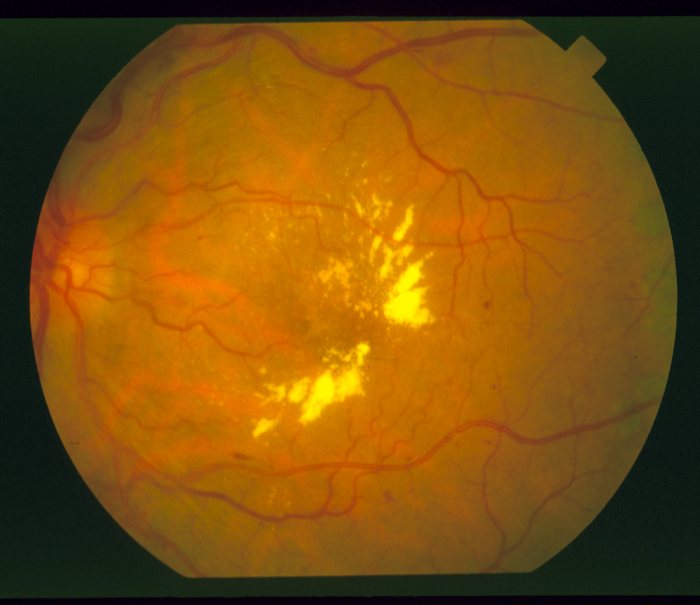
#> input picture stare-images/im0001.ppm, 700 x 605 px
$ jupyter execute eye_vessels.ipynb   (shell and % lines are left out)
#> lines starting #> are read from the running program, lines starting #| are printed output that depends on the picture
[cell 1]
import cv2
import numpy as np
import matplotlib.pyplot as plt

def preprocess_image(filename):
    img = read_image(filename)
    img = adaptive_histogram_normalization(img)
    img = sharpen_image(img)
    img = adjust_gamma(img)
    return img


def read_image(filename):
#> called with filename = 'stare-images/im0001.ppm'
    img = cv2.imread(filename)
#> img is the input picture: shape (605, 700, 3); mean B, G, R 12.4, 80.5, 125.7
    gray = cv2.cvtColor(img, cv2.COLOR_BGR2GRAY)
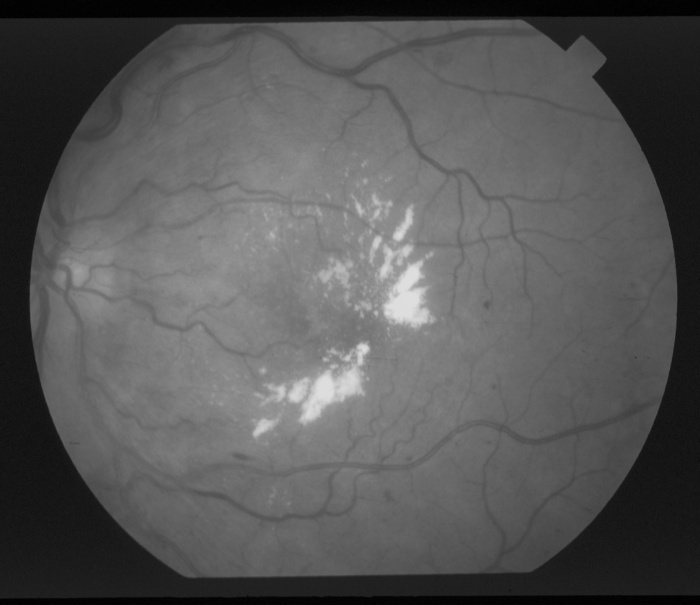
#> gray: shape (605, 700); min 0, max 222, mean 86.3
    return gray

def adaptive_histogram_normalization(image):
    clahe = cv2.createCLAHE(clipLimit=2.0, tileGridSize=(8,8))
    cl = clahe.apply(image)
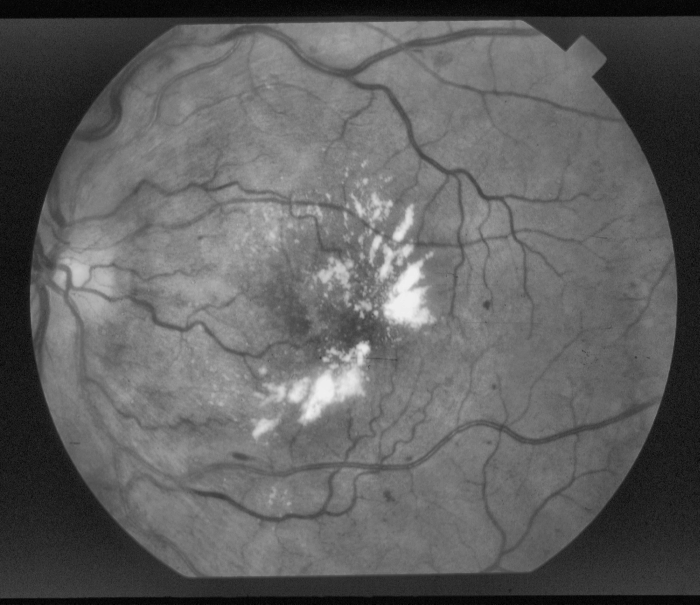
#> cl: shape (605, 700); min 1, max 240, mean 96.2
    return cl

def sharpen_image(image):
    kernel_sharpening = np.array([[-1,-1,-1],
                              [-1, 9,-1],
                              [-1,-1,-1]])
    sharpened = cv2.filter2D(image, -1, kernel_sharpening)
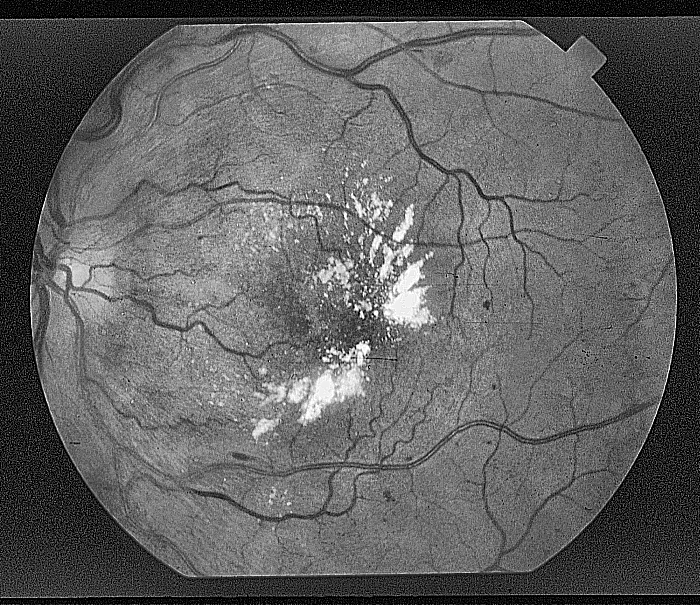
#> sharpened: shape (605, 700); min 0, max 255, mean 97.3
    return sharpened

def adjust_gamma(image, gamma=1.0):

    invGamma = 1.0 / gamma
    table = np.array([((i / 255.0) ** invGamma) * 255
        for i in np.arange(0, 256)]).astype("uint8")

    return cv2.LUT(image, table)

def show_image(image):
    cv2.imshow('img',image)
    cv2.waitKey(0)
    cv2.destroyAllWindows()
    cv2.waitKey(1)

img = preprocess_image('stare-images/im0001.ppm')
show_image(img)

$ run again, with stare-images/im0003.ppm copied over stare-images/im0001.ppm
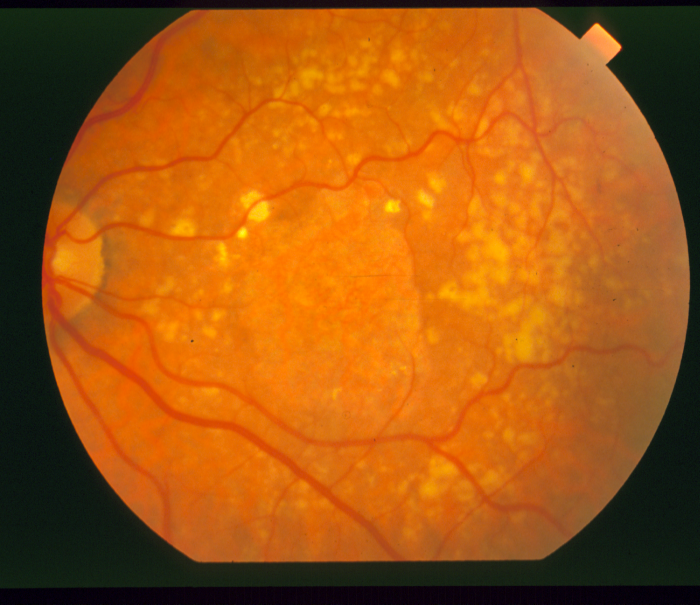
#> input picture stare-images/im0003.ppm, 700 x 605 px
#> in read_image, img is the input picture: shape (605, 700, 3); mean B, G, R 16.7, 87, 162.1
#> in read_image, `gray = cv2.cvtColor(img, cv2.COLOR_BGR2GRAY)`:
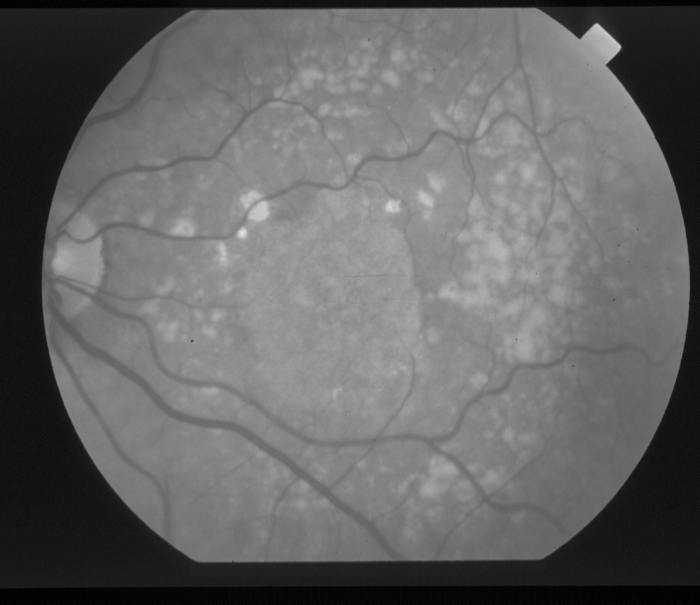
#> gray: shape (605, 700); min 0, max 225, mean 101.5
#> in sharpen_image, `sharpened = cv2.filter2D(image, -1, kernel_sharpening)`:
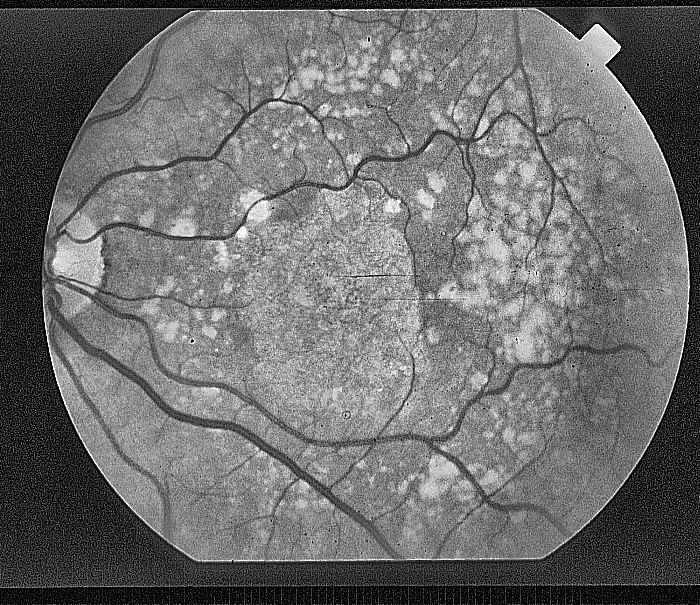
#> sharpened: shape (605, 700); min 0, max 255, mean 108.6

$ run again, with stare-images/im0004.ppm copied over stare-images/im0001.ppm
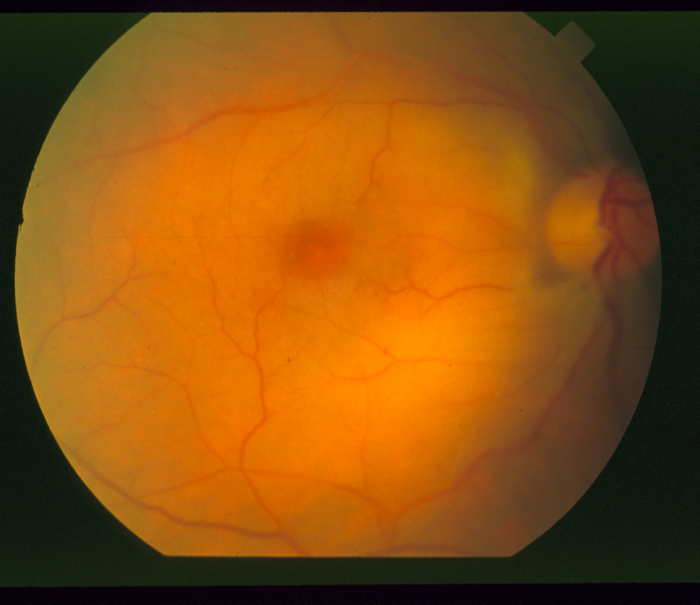
#> input picture stare-images/im0004.ppm, 700 x 605 px
#> in read_image, img is the input picture: shape (605, 700, 3); mean B, G, R 16.5, 79.5, 135.8
#> in read_image, `gray = cv2.cvtColor(img, cv2.COLOR_BGR2GRAY)`:
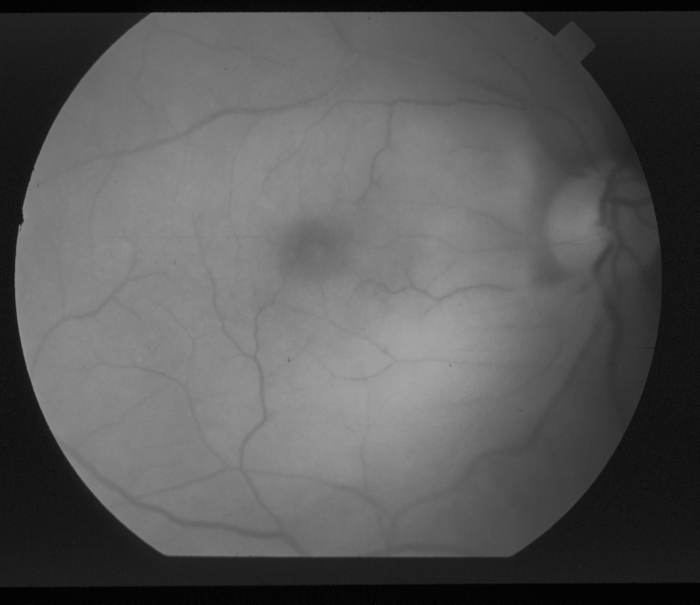
#> gray: shape (605, 700); min 0, max 164, mean 89.1
#> in sharpen_image, `sharpened = cv2.filter2D(image, -1, kernel_sharpening)`:
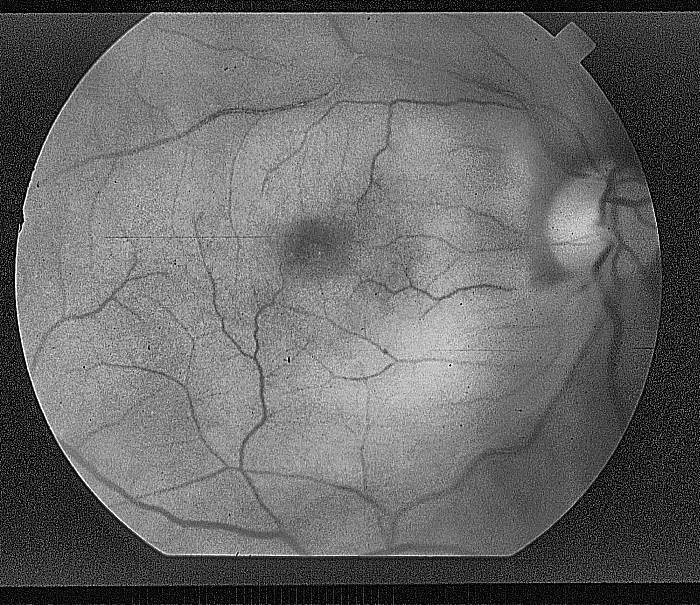
#> sharpened: shape (605, 700); min 0, max 255, mean 102.9
